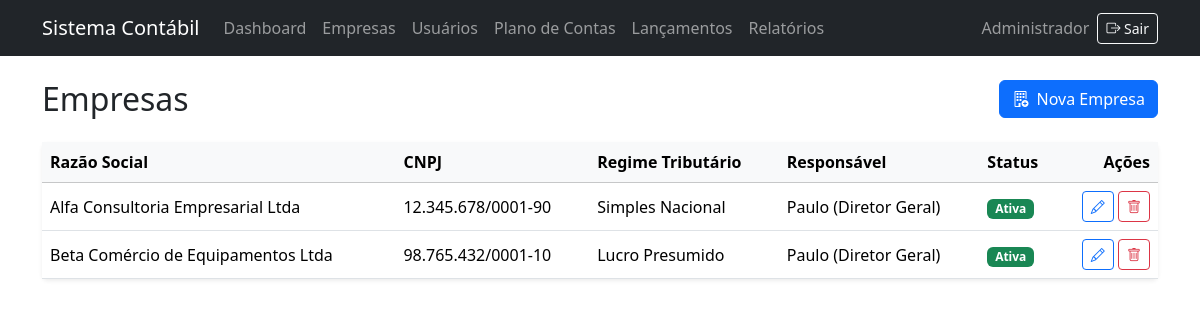
Page /empresas/listar.php (signed in) on the committed database.
### tables this page shows
CREATE TABLE IF NOT EXISTS empresas (
    id_empresa         INT UNSIGNED AUTO_INCREMENT PRIMARY KEY,
    razao_social       VARCHAR(160) NOT NULL,
    nome_fantasia      VARCHAR(160) NULL,
    cnpj               VARCHAR(18) NOT NULL,
    endereco           VARCHAR(255) NULL,
    regime_tributario  VARCHAR(30) NOT NULL,
    responsavel        VARCHAR(120) NULL,
    status             ENUM('ativo', 'inativo') NOT NULL DEFAULT 'ativo',
    UNIQUE KEY uk_empresas_cnpj (cnpj)
);

### autoload.php (called while the page is built, shortened)
<?php
spl_autoload_register(static function (string $class): void {
    $prefix = 'App\\';
    $relativeClass = substr($class, strlen($prefix));
    $file = __DIR__
        . DIRECTORY_SEPARATOR . 'src'
        . DIRECTORY_SEPARATOR . str_replace('\\', DIRECTORY_SEPARATOR, $relativeClass)
        . '.php';
});

### src/Core/Auth.php (called while the page is built, shortened)
<?php
final class Auth
{
    public function usuario(): ?array
    {
        $usuario = $_SESSION['usuario'] ?? null;
        return [
            'id_usuario' => (int) $usuario['id_usuario'],
            'nome' => $usuario['nome'],
            'email' => $usuario['email'],
            'perfil' => $usuario['perfil'],
        ];
    }
    public function perfil(): string
    {
        return $this->usuario()['perfil'] ?? '';
    }
    public function podeEscrever(): bool
    {
        return in_array($this->perfil(), self::PERFIS_COM_ESCRITA, true);
    }
}

### src/Repository/EmpresaRepository.php (called while the page is built, shortened)
<?php
final class EmpresaRepository
{
    private PDO $conexao;
    public function __construct()
    {
        $this->conexao = Database::getInstance()->getConnection();
    }
    public function listar(): array
    {
        $statement = $this->conexao->prepare(
            'SELECT id_empresa, razao_social, nome_fantasia, cnpj, endereco,
                    regime_tributario, responsavel, status
             FROM empresas
             ORDER BY razao_social ASC, id_empresa ASC'
        );
        $statement->execute();
        return $statement->fetchAll(PDO::FETCH_ASSOC);
    }
}

### config/config.php (called while the page is built, shortened)
<?php
$appDebug = getenv('APP_DEBUG');

### src/Core/Database.php (called while the page is built, shortened)
<?php
require_once dirname(__DIR__, 2) . DIRECTORY_SEPARATOR . 'config'
    . DIRECTORY_SEPARATOR . 'config.php';
final class Database
{
    private static ?self $instance = null;
    private PDO $connection;
    private function __construct()
    {
        $dsn = 'mysql:host=' . DB_HOST
            . ';port=' . DB_PORT
            . ';dbname=' . DB_NAME
            . ';charset=' . DB_CHARSET;
        $opcoes = [
            PDO::ATTR_ERRMODE => PDO::ERRMODE_EXCEPTION,
            PDO::ATTR_DEFAULT_FETCH_MODE => PDO::FETCH_ASSOC,
            PDO::ATTR_EMULATE_PREPARES => false,
        ];
        try {
            $this->connection = new PDO($dsn, DB_USER, DB_PASS, $opcoes);
        } catch (PDOException $exception) {
            throw new RuntimeException(
                'Não foi possível conectar ao banco de dados. Verifique as configurações e tente novamente.',
                0,
                $exception
            );
        }
    }
    public static function getInstance(): self
    {
        if (self::$instance === null) {
            self::$instance = new self();
        }
        return self::$instance;
    }
    public function getConnection(): PDO
    {
        return $this->connection;
    }
}

### empresas/listar.php (the view, shortened to what this page needs)
<?php
require_once dirname(__DIR__) . DIRECTORY_SEPARATOR . 'autoload.php';
$auth = new App\Core\Auth();
$auth->exigirLogin();
$podeEscrever = $auth->podeEscrever();
$empresas = (new App\Repository\EmpresaRepository())->listar();
require_once dirname(__DIR__) . DIRECTORY_SEPARATOR . 'includes'
    . DIRECTORY_SEPARATOR . 'header.php';
$escapar = static fn (string $valor): string => htmlspecialchars(
    $valor,
    ENT_QUOTES | ENT_SUBSTITUTE,
    'UTF-8'
);
$regimesTributarios = [
    'mei' => 'MEI',
    'simples_nacional' => 'Simples Nacional',
    'lucro_presumido' => 'Lucro Presumido',
    'lucro_real' => 'Lucro Real',
];
?>
<div class="d-flex flex-column flex-sm-row justify-content-between align-items-sm-center gap-3 mb-4">
    <h1 class="h2 mb-0">Empresas</h1>
    <?php if ($podeEscrever): ?>
        <a href="/Contabil/empresas/form.php" class="btn btn-primary">
            <i class="bi bi-building-add me-1" aria-hidden="true"></i>
            Nova Empresa
        </a>
    <?php endif; ?>
</div>
<div class="card border-0 shadow-sm">
    <div class="card-body p-0">
        <div class="table-responsive">
            <table class="table table-hover align-middle mb-0">
                <thead class="table-light">
                    <tr>
                        <th scope="col">Razão Social</th>
                        <th scope="col">CNPJ</th>
                        <th scope="col">Regime Tributário</th>
                        <th scope="col">Responsável</th>
                        <th scope="col">Status</th>
                        <?php if ($podeEscrever): ?>
                            <th scope="col" class="text-end">Ações</th>
                        <?php endif; ?>
                    </tr>
                </thead>
                <tbody>
                    <?php if ($empresas === []): ?>
                        <tr>
                            <td colspan="<?= $podeEscrever ? 6 : 5 ?>" class="text-center text-body-secondary py-4">
                                Nenhuma empresa cadastrada.
                            </td>
                        </tr>
                    <?php else: ?>
                        <?php foreach ($empresas as $empresa): ?>
                            <?php
                            $idEmpresa = (int) ($empresa['id_empresa'] ?? 0);
                            $ativa = ($empresa['status'] ?? null) === 'ativo';
                            $regime = (string) ($empresa['regime_tributario'] ?? '');
                            ?>
                            <tr>
                                <td><?= $escapar((string) ($empresa['razao_social'] ?? '')) ?></td>
                                <td><?= $escapar((string) ($empresa['cnpj'] ?? '')) ?></td>
                                <td><?= $escapar($regimesTributarios[$regime] ?? $regime) ?></td>
                                <td><?= $escapar((string) ($empresa['responsavel'] ?? '')) ?></td>
                                <td>
                                    <span class="badge <?= $ativa ? 'bg-success' : 'bg-secondary' ?>">
                                        <?= $ativa ? 'Ativa' : 'Inativa' ?>
                                    </span>
                                </td>
                                <?php if ($podeEscrever): ?>
                                    <td class="text-end">
                                        <a
                                            href="/Contabil/empresas/form.php?id=<?= $idEmpresa ?>"
                                            class="btn btn-outline-primary btn-sm"
                                            aria-label="Editar empresa <?= $escapar((string) ($empresa['razao_social'] ?? '')) ?>"
                                            title="Editar"
                                        >
                                            <i class="bi bi-pencil" aria-hidden="true"></i>
                                        </a>
                                        <?php if ($ativa): ?>
                                            <form
                                                action="/Contabil/empresas/inativar.php?id=<?= $idEmpresa ?>"
                                                method="post"
                                                class="d-inline"
                                            >
                                                <button
                                                    type="submit"
                                                    class="btn btn-outline-danger btn-sm btn-excluir"
                                                    aria-label="Inativar empresa <?= $escapar((string) ($empresa['razao_social'] ?? '')) ?>"
                                                    title="Inativar"
                                                >
                                                    <i class="bi bi-trash" aria-hidden="true"></i>
                                                </button>
                                            </form>
                                        <?php endif; ?>
                                    </td>
                                    <?php endif; ?>
                            </tr>
                        <?php endforeach; ?>
                    <?php endif; ?>
                </tbody>
            </table>
        </div>
    </div>
</div>
<?php
require_once dirname(__DIR__) . DIRECTORY_SEPARATOR . 'includes'
    . DIRECTORY_SEPARATOR . 'footer.php';

### rows in the picture
empresas: razao_social "Alfa Consultoria Empresarial Ltda", cnpj "12.345.678/0001-90", regime_tributario "Simples Nacional", responsavel "Paulo (Diretor Geral)", status "Ativa"
empresas: razao_social "Beta Comércio de Equipamentos Ltda", cnpj "98.765.432/0001-10", regime_tributario "Lucro Presumido", responsavel "Paulo (Diretor Geral)", status "Ativa"

### other values in the picture
$escapar(APP_NAME) "Sistema Contábil"
$escapar($usuarioAtual['nome']) "Administrador"
